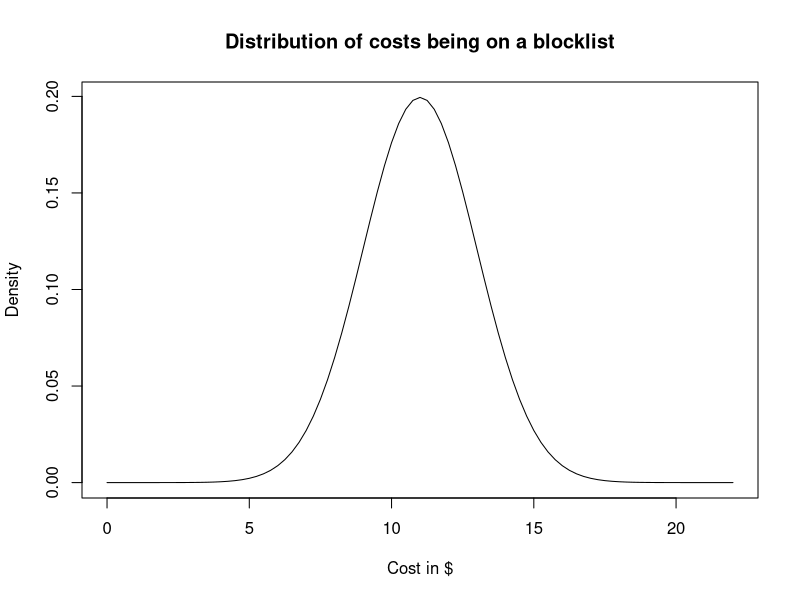
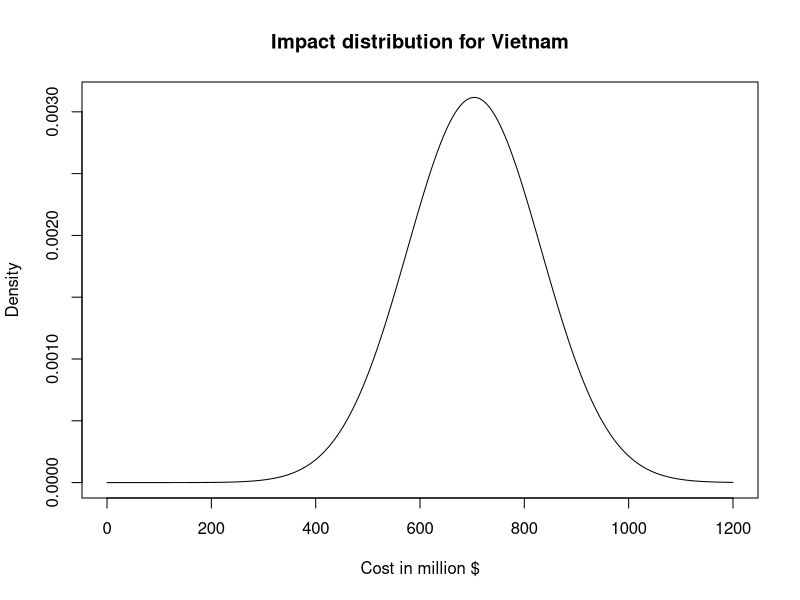

Write R code to recreate these figures, in order.
# Makes plot of the distribution of how much an gamut infection is going to cost the average person 
impactMean = 11
impactSd = 2
millionUsers = 64

impactPerson = data.frame()[1:89, ]
impactPerson$cost = seq(from=0, to=22, by=0.25);
impactPerson$density = dnorm(impactPerson$cost, mean=impactMean, sd=impactSd);
plot(impactPerson$cost, impactPerson$density, type="l", ylab = "Density", xlab = "Cost in $", main="Distribution of costs being on a blocklist")

# Same plot, but now applied to the 64M internet users in vietnam
impactVN = data.frame()[1:1201, ];
impactVN$cost = seq(from=0, to=1200, by=1);
impactVN$density = dnorm(impactVN$cost, mean=(impactMean * millionUsers), sd=(impactSd * millionUsers));
plot(impactVN$cost, impactVN$density, type="l", ylab = "Density", xlab = "Cost in million $", main="Impact distribution for Vietnam")
